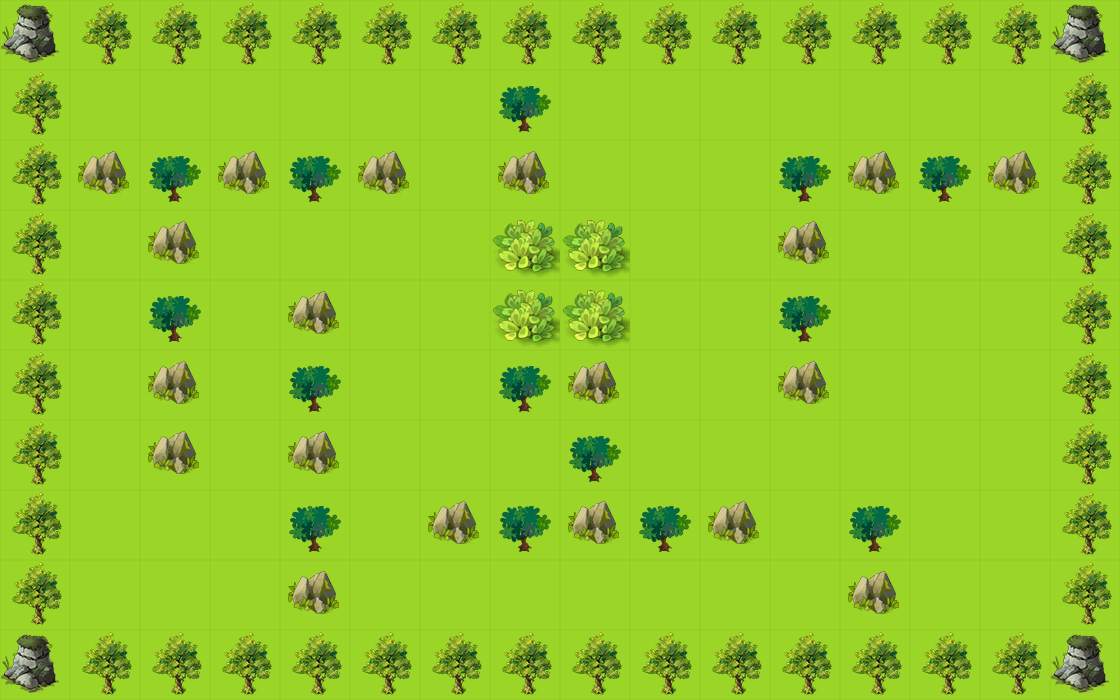

This is a level from a 2D game, rendered from its Tiled map with the project's own tilesets. A one-line summary and the map file follow, with tile-layer data summarised:
An orthogonal 16x10 tile map with 70x70 px tiles, 2 tile layers (bgLayer, walkLayer) and 10 objects (2x monster_0, player, key, exit, box_2, ...).

<map version="1.0" orientation="orthogonal" renderorder="right-down" width="16" height="10" tilewidth="70" tileheight="70" nextobjectid="14">
 <tileset firstgid="1" name="素材" tilewidth="70" tileheight="70" tilecount="100">
  <image source="素材.png" width="700" height="700" />
 </tileset>
 <layer name="bgLayer" width="16" height="10">
  <data>[160 cells, 160 non-empty, 1 distinct tile ids]</data>
 </layer>
 <layer name="walkLayer" width="16" height="10">
  <data>[160 cells, 85 non-empty, 5 distinct tile ids]</data>
 </layer>
 <objectgroup name="object0">
  <object id="1" name="player" x="70" y="70" width="70" height="70">
   <properties>
    <property name="hp" value="660" />
   </properties>
  </object>
 </objectgroup>
 <objectgroup name="object1">
  <object id="2" name="key" x="70" y="210" width="70" height="70" />
  <object id="4" name="exit" x="980" y="560" width="70" height="70" />
 </objectgroup>
 <objectgroup name="object2">
  <object id="5" name="box_2" x="980" y="70" width="70" height="70" />
  <object id="6" name="box_3" x="490" y="420" width="70" height="70" />
  <object id="7" name="box_1" x="980" y="350" width="70" height="70" />
 </objectgroup>
 <objectgroup name="object4">
  <object id="12" name="monster_0" x="560" y="140" width="70" height="70">
   <properties>
    <property name="dirX" value="1" />
    <property name="dirY" value="0" />
    <property name="path" value="monster_0.png" />
    <property name="reverse" value="-1" />
    <property name="speed" value="100" />
   </properties>
  </object>
  <object id="13" name="monster_0" x="70" y="490" width="70" height="70">
   <properties>
    <property name="dirX" value="1" />
    <property name="dirY" value="0" />
    <property name="path" value="monster_0.png" />
    <property name="reverse" value="-1" />
    <property name="speed" value="100" />
   </properties>
  </object>
 </objectgroup>
 <objectgroup name="object5">
  <object id="10" name="transfer0_0" x="700" y="350" width="70" height="70" />
  <object id="11" name="transfer1_0" x="910" y="210" width="70" height="70" />
 </objectgroup>
</map>
